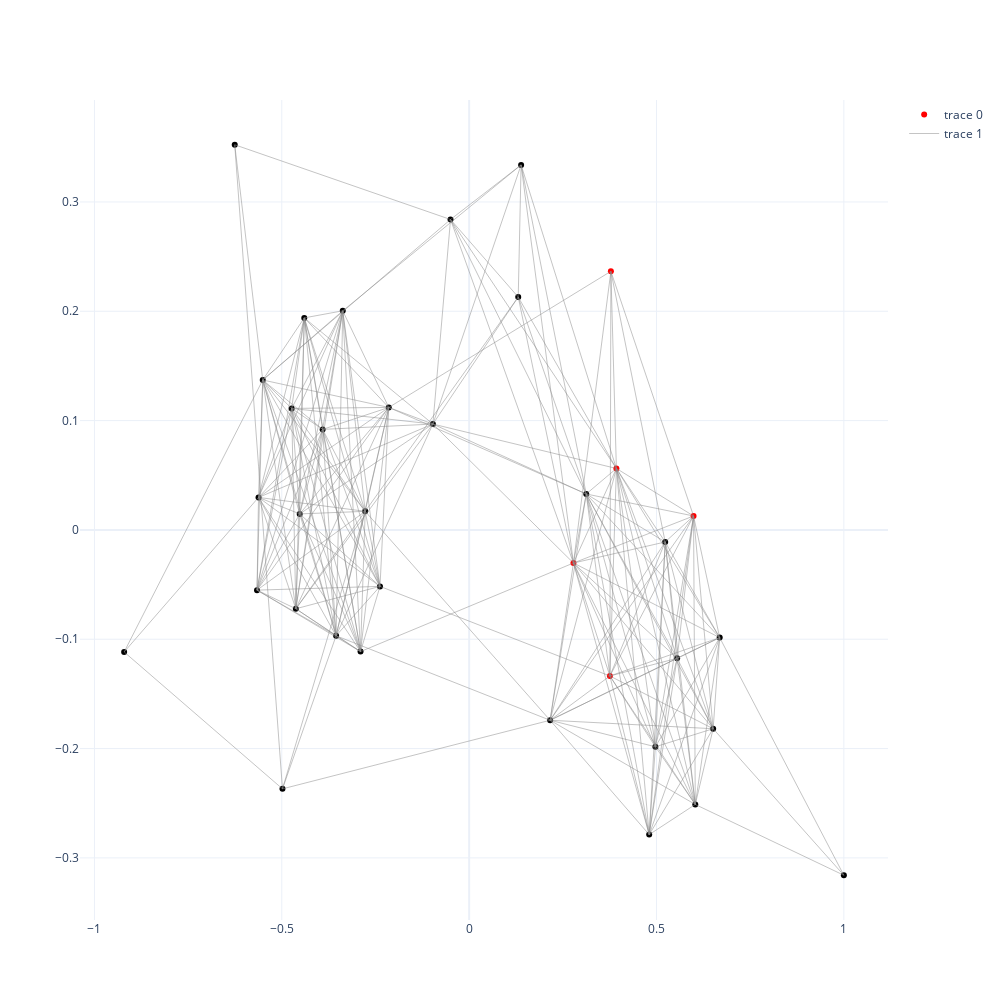

Notebook code for this chart:
### Code cell
plot_network(cg)

### Figure 1 — Plotly figure (JSON) as saved in the notebook; plotly's stock layout.template omitted (floating-point values rounded to 4 significant figures; data arrays with more than 128 entries replaced by an {"elided": "..."} marker saying what was removed)
{"data": [{"marker": {"color": ["red", "red", "red", "red", "black", "black", "black", "black", "black", "black", "black", "black", "black", "red", "black", "black", "black", "black", "black", "black", "black", "black", "black", "black", "black", "black", "black", "black", "black", "black", "black", "black", "black", "black", "black", "black"]}, "mode": "markers", "type": "scatter", "x": [0.5989, 0.2784, 0.393, 0.3756, 0.5232, 0.4805, 0.6686, 0.6512, 0.6035, 0.3125, 0.555, 0.497, 0.2161, 0.3783, -0.09675, 0.1387, -0.04969, 0.131, 1, -0.2145, -0.44, -0.391, -0.4737, -0.4625, -0.4522, -0.5621, -0.3551, -0.3373, -0.2898, -0.2379, -0.5661, -0.5508, -0.2774, -0.4982, -0.6256, -0.9207], "y": [0.01275, -0.03027, 0.0562, -0.1336, -0.01103, -0.2787, -0.0985, -0.1819, -0.2511, 0.03287, -0.1174, -0.1984, -0.1741, 0.2365, 0.09684, 0.3339, 0.284, 0.213, -0.3159, 0.112, 0.1939, 0.09195, 0.1111, -0.07213, 0.01464, 0.02972, -0.09682, 0.2004, -0.1113, -0.05165, -0.05508, 0.1371, 0.01699, -0.2369, 0.3523, -0.1116]}, {"line": {"color": "#888", "width": 0.5}, "mode": "lines", "type": "scatter", "x": {"elided": "663 float values"}, "y": {"elided": "663 float values"}}], "layout": {"height": 1000, "width": 1000}}
